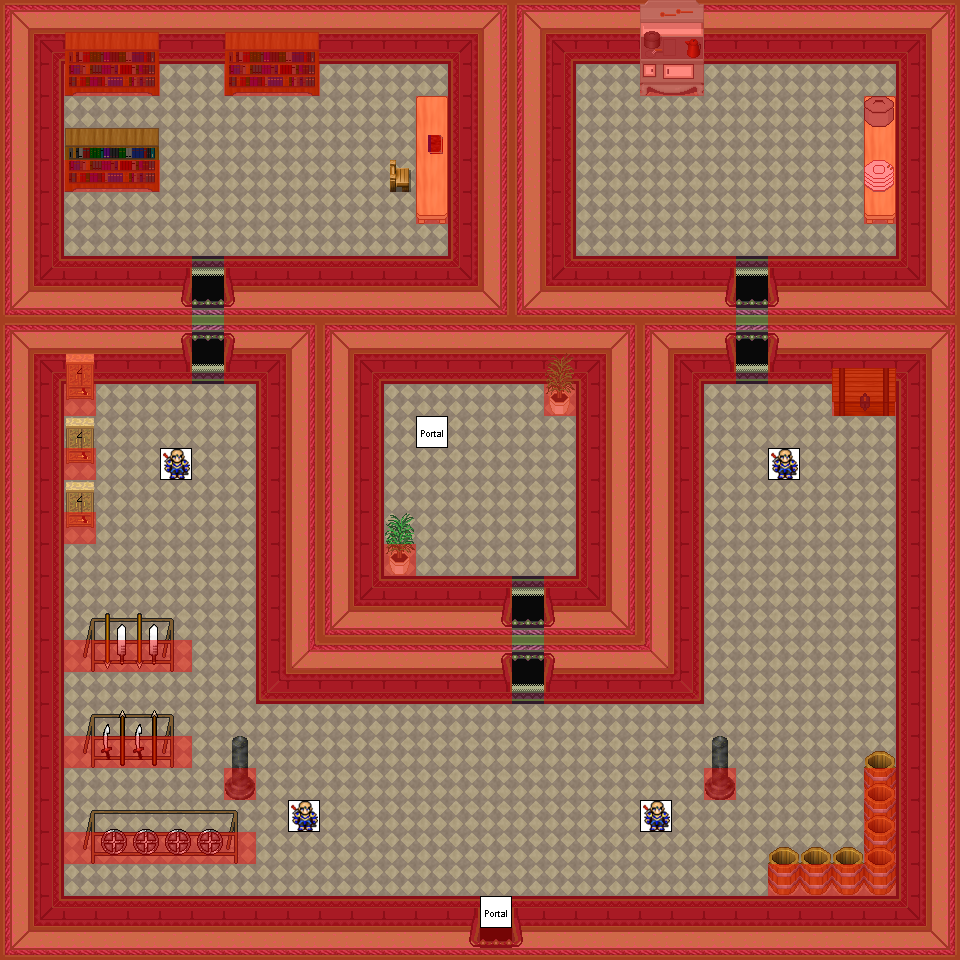

The image is a tile-based game level rendered from a .tmx file. Its description and source (layers, tilesets, objects; grid data summarised) follow:
An orthogonal 30x30 tile map with 32x32 px tiles, 8 tile layers (0_floor, 1_terrain, 2_object, 3_roof, ...), 20 tilesets.

<map version="1.8" tiledversion="1.8.4" orientation="orthogonal" renderorder="right-down" width="30" height="30" tilewidth="32" tileheight="32" infinite="0" nextlayerid="9" nextobjectid="1">
 <tileset firstgid="1" name="collision" tilewidth="32" tileheight="32" tilecount="1" columns="1">
  <image source="../../tileset/logic/collision.png" width="32" height="32" />
 </tileset>
 <tileset firstgid="2" name="portal" tilewidth="32" tileheight="32" tilecount="24" columns="8">
  <image source="../../tileset/logic/portal.png" width="256" height="96" />
 </tileset>
 <tileset firstgid="26" name="wall" tilewidth="32" tileheight="32" tilecount="28" columns="4">
  <image source="../../tileset/building/wall/int_green_purple.png" width="128" height="224" />
 </tileset>
 <tileset firstgid="54" name="entrance" tilewidth="32" tileheight="32" tilecount="28" columns="4">
  <image source="../../tileset/building/entrance/green_purple_ns_ew.png" width="128" height="224" />
 </tileset>
 <tileset firstgid="82" name="ground 1" tilewidth="32" tileheight="32" tilecount="5" columns="5">
  <image source="../../tileset/ground/brown.png" width="160" height="32" />
 </tileset>
 <tileset firstgid="87" name="ground2" tilewidth="32" tileheight="32" tilecount="2" columns="2">
  <image source="../../tileset/ground/brown_paving.png" width="64" height="32" />
 </tileset>
 <tileset firstgid="89" name="stairs" tilewidth="32" tileheight="32" tilecount="12" columns="2">
  <image source="../../tileset/building/stairs/stairs.png" width="64" height="192" />
 </tileset>
 <tileset firstgid="101" name="plant 1" tilewidth="32" tileheight="32" tilecount="2" columns="1">
  <image source="../../tileset/plant/indoor/oriental_plant.png" width="32" height="64" />
 </tileset>
 <tileset firstgid="103" name="shelf" tilewidth="32" tileheight="32" tilecount="6" columns="3">
  <image source="../../tileset/furniture/shelve/bright_bookshelf_and_cupboard.png" width="96" height="64" />
 </tileset>
 <tileset firstgid="109" name="weapons rack" tilewidth="32" tileheight="32" tilecount="18" columns="9">
  <image source="../../tileset/item/armor/weapons_rack.png" width="288" height="64" />
 </tileset>
 <tileset firstgid="127" name="column" tilewidth="32" tileheight="32" tilecount="6" columns="3">
  <image source="../../tileset/item/statue/metal_and_stone.png" width="96" height="64" />
 </tileset>
 <tileset firstgid="133" name="barrel 1" tilewidth="32" tileheight="32" tilecount="2" columns="1">
  <image source="../../tileset/item/pot/barrel_tall.png" width="32" height="64" />
 </tileset>
 <tileset firstgid="135" name="large chest" tilewidth="32" tileheight="32" tilecount="8" columns="4">
  <image source="../../tileset/item/chest/large.png" width="128" height="64" />
 </tileset>
 <tileset firstgid="143" name="table" tilewidth="32" tileheight="32" tilecount="3" columns="1">
  <image source="../../tileset/furniture/table/long_front_on_pale.png" width="32" height="96" />
 </tileset>
 <tileset firstgid="146" name="stove" tilewidth="32" tileheight="32" tilecount="6" columns="2">
  <image source="../../tileset/furniture/kitchen/stove.png" width="64" height="96" />
 </tileset>
 <tileset firstgid="152" name="crockery" tilewidth="32" tileheight="32" tilecount="6" columns="2">
  <image source="../../tileset/furniture/crockery/dishes.png" width="64" height="96" />
 </tileset>
 <tileset firstgid="158" name="book shelf" tilewidth="32" tileheight="32" tilecount="6" columns="3">
  <image source="../../tileset/furniture/shelve/dark_bookshelf_2.png" width="96" height="64" />
 </tileset>
 <tileset firstgid="164" name="chair" tilewidth="32" tileheight="32" tilecount="4" columns="2">
  <image source="../../tileset/furniture/chair/wooden_pale.png" width="64" height="64" />
 </tileset>
 <tileset firstgid="168" name="books" tilewidth="32" tileheight="32" tilecount="4" columns="2">
  <image source="../../tileset/item/documents/book.png" width="64" height="64" />
 </tileset>
 <tileset firstgid="172" name="imperials2" tilewidth="32" tileheight="32" tilecount="16" columns="8">
  <image source="../../tileset/logic/creature/human_imperial.png" width="256" height="64" />
 </tileset>
 <layer id="1" name="0_floor" width="30" height="30">
  <data>[900 cells, 900 non-empty, 2 distinct tile ids]</data>
 </layer>
 <layer id="2" name="1_terrain" width="30" height="30">
  <data>[900 cells, 495 non-empty, 42 distinct tile ids]</data>
 </layer>
 <layer id="3" name="2_object" width="30" height="30">
  <data>[900 cells, 56 non-empty, 26 distinct tile ids]</data>
 </layer>
 <layer id="4" name="3_roof" width="30" height="30">
  <data>[900 cells, 32 non-empty, 14 distinct tile ids]</data>
 </layer>
 <layer id="5" name="4_roof_add" width="30" height="30">
  <data>[900 cells, 12 non-empty, 2 distinct tile ids]</data>
 </layer>
 <layer id="6" name="objects" width="30" height="30">
  <data>[900 cells, 6 non-empty, 2 distinct tile ids]</data>
 </layer>
 <layer id="7" name="collision" width="30" height="30" opacity="0.44">
  <data>[900 cells, 492 non-empty, 1 distinct tile ids]</data>
 </layer>
 <layer id="8" name="protection" width="30" height="30">
  <data>[900 cells, 0 non-empty, 0 distinct tile ids]</data>
 </layer>
</map>
